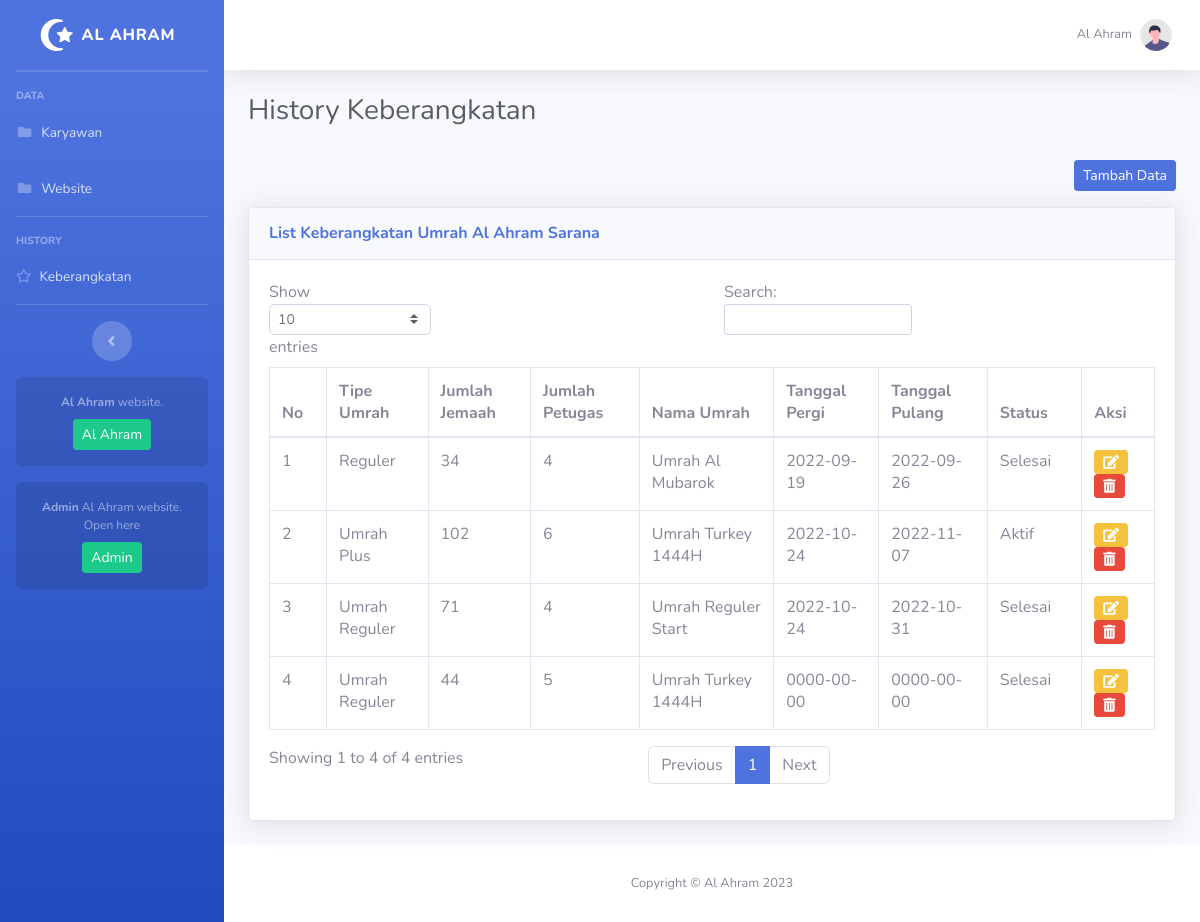
The app's page /listhistory.php with its own data.
### tables this page shows
CREATE TABLE `kamar` (
  `id_kamar` int(11) NOT NULL,
  `tipe_kamar` varchar(30) NOT NULL,
  `stok_kamar` int(11) NOT NULL,
  `status_kamar` varchar(30) NOT NULL,
  `harga_kamar` varchar(20) NOT NULL,
  `tgl_pergii` date NOT NULL,
  `tgl_pulangg` date NOT NULL,
  `jml_jamaah` int(4) NOT NULL
);

### listhistory.php (the view, shortened to what this page needs)
<?php
include 'connect.php';
$q = 'select * from kamar';
$i = 1;
$result = mysqli_query($con, $q);
?>
<head>
    <link href="vendor/fontawesome-free/css/all.min.css" rel="stylesheet" type="text/css">
    <link href="css/sb-admin-2.min.css" rel="stylesheet">
</head>
    <?php include('Layout/header.php');?>
    <div id="wrapper">
        <?php include('Layout/sidebar.php');?>
        <div id="content-wrapper" class="d-flex flex-column">
            <div id="content">
                <?php include('Layout/topbar.php');?>
                <div class="container-fluid">
                    <h1 class="h3 mb-2 text-gray-800">History Keberangkatan</h1>
                    <div class="text-right">
                        <a class="btn btn-primary btn-sm mt-4 mb-3 float right" href="/web2/tambahhistory.php">Tambah Data</a>
                    </div>
                    <div class="card shadow mb-4">
                        <div class="card-header py-3">
                            <h6 class="m-0 font-weight-bold text-primary">List Keberangkatan Umrah Al Ahram Sarana</h6>
                        </div>
                        <div class="card-body">
                            <div class="table-responsive">
                                <table class="table table-bordered" id="dataTable" width="100%" cellspacing="0">
                                    <thead>
                                        <tr>
                                            <th>No</th>
                                            <th>Tipe Umrah</th>
                                            <th>Jumlah Jemaah</th>
                                            <th>Jumlah Petugas</th>
                                            <th>Nama Umrah</th>
                                            <th>Tanggal Pergi</th>
                                            <th>Tanggal Pulang</th>
                                            <th>Status</th>
                                            <th>Aksi</th>
                                        </tr>
                                    </thead>
                                    <tbody>
                                        <?php
                                        while ($kamar = mysqli_fetch_array($result, MYSQLI_ASSOC)) {
                                        ?>
                                        <tr>
                                            <td><?= $i++ ?></td>
                                            <td><?= $kamar['tipe_kamar']; ?></td>
                                            <td><?= $kamar['jml_jamaah']; ?></td>
                                            <td><?= $kamar['stok_kamar']; ?></td>
                                            <td><?= $kamar['harga_kamar']; ?></td>
                                            <td><?= $kamar['tgl_pergii']; ?></td>
                                            <td><?= $kamar['tgl_pulangg']; ?></td>
                                            <td><?= $kamar['status_kamar']; ?></td>
                                            <td>
                                                <a class="btn btn-warning btn-sm" href="/web2/edithistory.php?id=<?= $kamar['id_kamar']; ?>&tipe_kamar=<?= $kamar['tipe_kamar']; ?>&jml_jamaah=<?= $kamar['jml_jamaah']; ?>&stok_kamar=<?= $kamar['stok_kamar']; ?>&status_kamar=<?= $kamar['status_kamar']; ?>&harga_kamar=<?= $kamar['harga_kamar']; ?>&tgl_pergii=<?= $kamar['tgl_pergii']; ?>&tgl_pulangg=<?= $kamar['tgl_pulangg']; ?>"><i class="fas fa-edit"></i></a>
                                                <a class="btn btn-danger btn-sm" href="/web2/kamar/del_kamar.php?id=<?= $kamar['id_kamar']; ?>" onclick="return confirm('Yakin ingin menghapus data?')"><i class="fas fa-trash-alt"></i></a>
                                            </td>
                                        </tr>
                                        <?php }; ?>
                                    </tbody>
                                </table>
                            </div>
                        </div>
                    </div>
                </div>
            </div>
            <?php include('Layout/footer.php');?>
</body>
</html>

### layout/header.php (shortened to what this page needs)
<!DOCTYPE html>
<html lang="en">
<head>
    <link href="vendor/fontawesome-free/css/all.min.css" rel="stylesheet" type="text/css">
    <link href="css/sb-admin-2.min.css" rel="stylesheet">
</head>
<body id="page-top">

### layout/sidebar.php
<ul class="navbar-nav bg-gradient-primary sidebar sidebar-dark accordion" id="accordionSidebar">
            <a class="sidebar-brand d-flex align-items-center justify-content-center" href="http://localhost/web2/">
                <div class="sidebar-brand-icon">
                    <i class="fas fa-star-and-crescent"></i>
                </div>
                <div class="sidebar-brand-text mx-2">Al Ahram</div>
            </a>
            <hr class="sidebar-divider my-0">
            <hr class="sidebar-divider">
            <div class="sidebar-heading">
                Data
            </div>
            <li class="nav-item">
                <a class="nav-link" href="/web2/listuser.php">
                <i class="fas fa-fw fa-folder"></i>
                    <span>Karyawan</span></a>
            </li>
             <li class="nav-item">
                <a class="nav-link" href="/web2/website.php">
                <i class="fas fa-fw fa-folder"></i>
                    <span>Website</span></a>
            </li>
            <hr class="sidebar-divider">
            <div class="sidebar-heading">
                History
            </div>
            <li class="nav-item">
                <a class="nav-link" href="/web2/listhistory.php">
                <i class="far fa-star"></i>
                    <span>Keberangkatan</span></a>
            </li>
            <hr class="sidebar-divider d-none d-md-block">
            <div class="text-center d-none d-md-inline">
                <button class="rounded-circle border-0" id="sidebarToggle"></button>
            </div>
            <div class="sidebar-card d-none d-lg-flex">
                <p class="text-center mb-2"><strong>Al Ahram</strong> website.</p>
                <a class="btn btn-success btn-sm" href="https://www.alahramhajiumrah.com/">Al Ahram</a>
            </div>
            <div class="sidebar-card d-none d-lg-flex">
                <p class="text-center mb-2"><strong>Admin</strong> Al Ahram website. Open here</p>
                <a class="btn btn-success btn-sm" href="http://www.alahramhajiumrah.com/wp-admin">Admin</a>
            </div>
        </ul>

### layout/topbar.php (shortened to what this page needs)
 <nav class="navbar navbar-expand navbar-light bg-white topbar mb-4 static-top shadow">
<ul class="navbar-nav ml-auto">
    <li class="nav-item dropdown no-arrow">
        <a class="nav-link dropdown-toggle" href="#" id="userDropdown" role="button"
            data-toggle="dropdown" aria-haspopup="true" aria-expanded="false">
            <span class="mr-2 d-none d-lg-inline text-gray-600 small">Al Ahram</span>
            <img class="img-profile rounded-circle"
                src="img/undraw_profile.svg">
        </a>
    </li>
</ul>
</nav>

### layout/footer.php (shortened to what this page needs)
<footer class="sticky-footer bg-white">
    <div class="container my-auto">
        <div class="copyright text-center my-auto">
            <span>Copyright &copy; Al Ahram 2023</span>
        </div>
    </div>
</footer>

### records on screen
kamar: tipe_kamar "Reguler", jml_jamaah "34", stok_kamar "4", harga_kamar "Umrah Al Mubarok", tgl_pergii "2022-09-19", tgl_pulangg "2022-09-26", status_kamar "Selesai"
kamar: tipe_kamar "Umrah Plus", jml_jamaah "102", stok_kamar "6", harga_kamar "Umrah Turkey 1444H", tgl_pergii "2022-10-24", tgl_pulangg "2022-11-07", status_kamar "Aktif"
kamar: tipe_kamar "Umrah Reguler", jml_jamaah "71", stok_kamar "4", harga_kamar "Umrah Reguler Start", tgl_pergii "2022-10-24", tgl_pulangg "2022-10-31", status_kamar "Selesai"
kamar: tipe_kamar "Umrah Reguler", jml_jamaah "44", stok_kamar "5", harga_kamar "Umrah Turkey 1444H", tgl_pergii "0000-00-00", tgl_pulangg "0000-00-00", status_kamar "Selesai"
